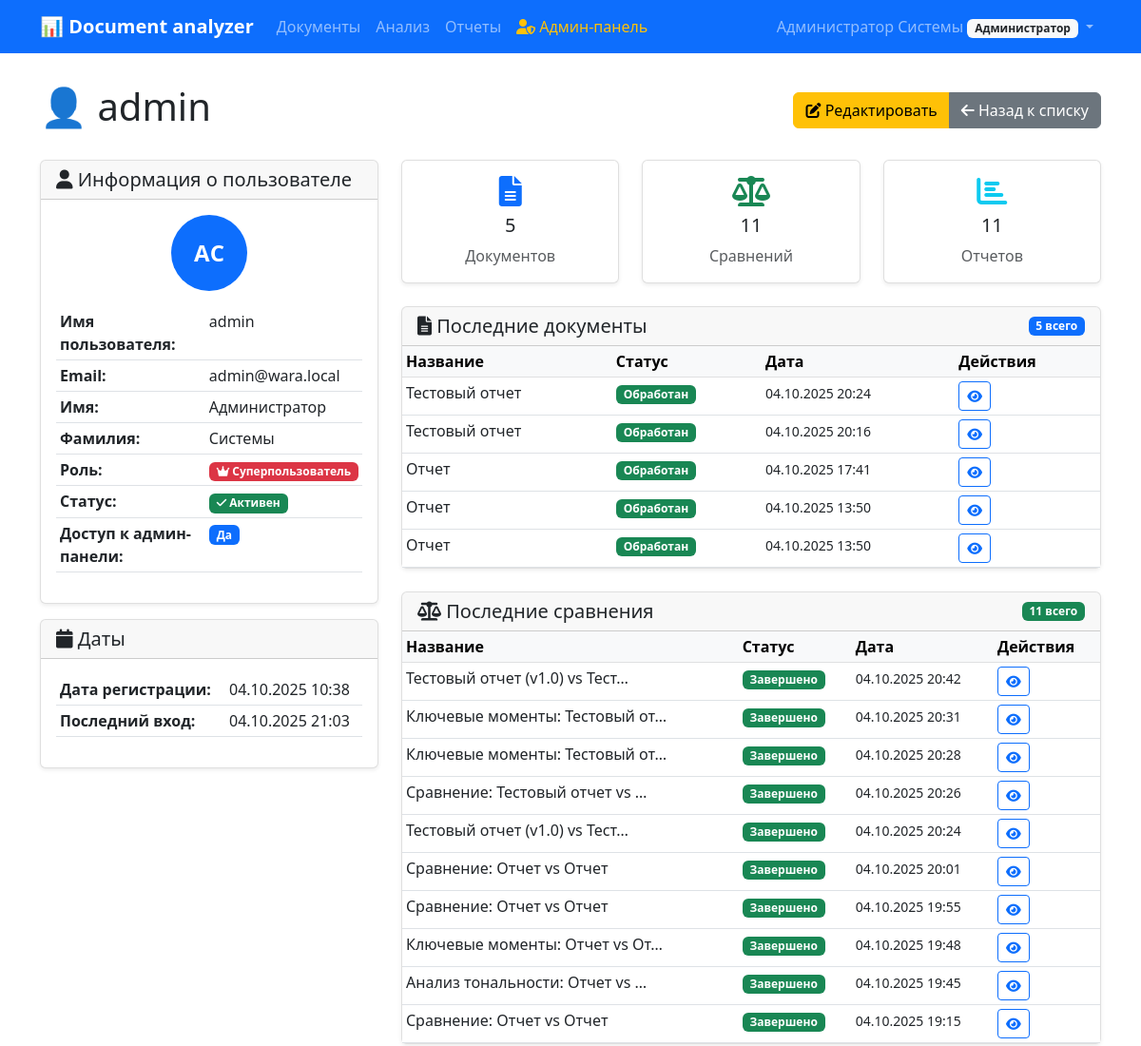
The page /users/admin/1/ (signed in, upper part) on the database as committed earlier.
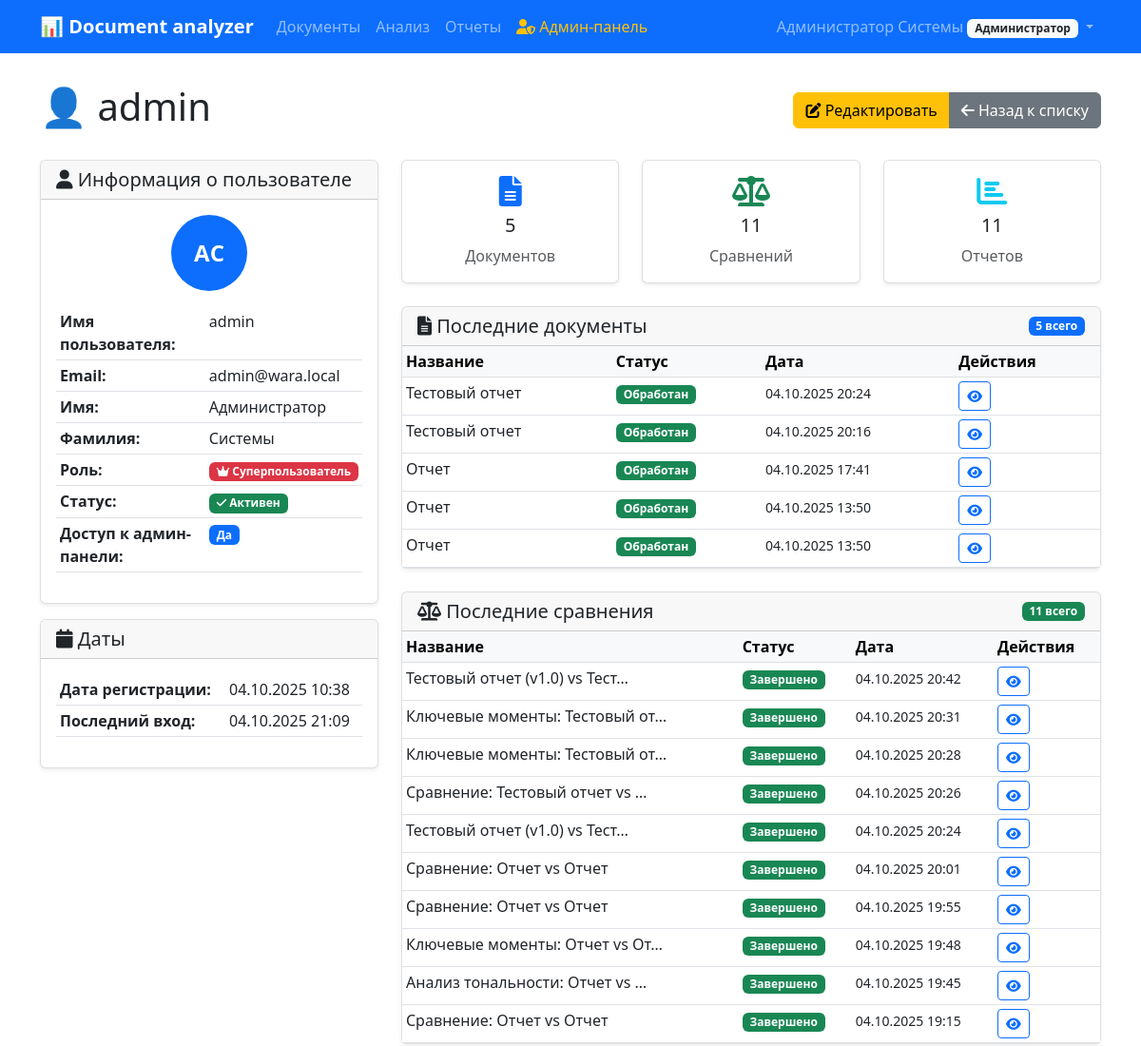
The same page on the database as committed later.
### users/models.py (models this page shows, shortened)
class User(AbstractUser):
    ROLE_CHOICES = [
        ('admin', 'Администратор'),
        ('manager', 'Руководитель'),
        ('viewer', 'Наблюдатель'),
    ]
    role = models.CharField(
        max_length=20,
        choices=ROLE_CHOICES,
        default='viewer',
        verbose_name='Роль'
    )
    department = models.CharField(
        max_length=100,
        blank=True,
        verbose_name='Отдел'
    )
    phone = models.CharField(
        max_length=20,
        blank=True,
        verbose_name='Телефон'
    )
    notification_settings = models.JSONField(
        default=dict,
        blank=True,
        verbose_name='Настройки уведомлений'
    )
    created_at = models.DateTimeField(
        auto_now_add=True,
        verbose_name='Дата создания'
    )
    updated_at = models.DateTimeField(
        auto_now=True,
        verbose_name='Дата обновления'
    )
    class Meta:
        verbose_name = 'Пользователь'
        verbose_name_plural = 'Пользователи'
        ordering = ['username']

### users/admin_views.py (the view)
# urls.py: path('admin/<int:pk>/', admin_views.AdminUserDetailView.as_view(), name='admin_detail'),
class AdminUserDetailView(AdminRequiredMixin, DetailView):
    model = User
    template_name = 'users/admin/user_detail.html'
    context_object_name = 'user_obj'
    def get_object(self):
        return get_object_or_404(User, pk=self.kwargs['pk'])
    def get_context_data(self, **kwargs):
        context = super().get_context_data(**kwargs)
        user_obj = self.get_object()
        documents_count = Document.objects.filter(user=user_obj).count()
        comparisons_count = Comparison.objects.filter(user=user_obj).count()
        reports_count = Report.objects.filter(user=user_obj).count()
        last_login = user_obj.last_login
        date_joined = user_obj.date_joined
        recent_documents = Document.objects.filter(user=user_obj).order_by('-upload_date')[:10]
        recent_comparisons = Comparison.objects.filter(user=user_obj).order_by('-created_date')[:10]
        recent_reports = Report.objects.filter(user=user_obj).order_by('-generated_date')[:10]
        context.update({
            'documents_count': documents_count,
            'comparisons_count': comparisons_count,
            'reports_count': reports_count,
            'last_login': last_login,
            'date_joined': date_joined,
            'recent_documents': recent_documents,
            'recent_comparisons': recent_comparisons,
            'recent_reports': recent_reports,
        })
        return context

### users/admin_views.py (called while the page is built)
    def test_func(self):
        return self.request.user.is_authenticated and (
            self.request.user.is_superuser or
            self.request.user.role == 'admin'
        )

### templates/users/admin/user_detail.html (shortened to what the changed rows need)
{% extends 'base/base.html' %}
{% block content %}
<div class="row">
    <div class="col-12">
        <div class="d-flex justify-content-between align-items-center mb-4">
            <h1>👤 {{ user_obj.username }}</h1>
            <div class="btn-group" role="group">
                <a href="{% url 'users:admin_edit' user_obj.pk %}" class="btn btn-warning">
                </a>
                <a href="{% url 'users:admin_list' %}" class="btn btn-secondary">
                </a>
            </div>
        </div>
        <div class="row">
            <div class="col-md-4">
                <div class="card">
                    <div class="card-body">
                        <div class="text-center mb-3">
                            <div class="avatar-lg bg-primary text-white rounded-circle d-inline-flex align-items-center justify-content-center">
                                {% if user_obj.first_name %}
                                    {{ user_obj.first_name|first }}{{ user_obj.last_name|first }}
                                {% else %}
                                    {{ user_obj.username|first|upper }}
                                {% endif %}
                            </div>
                        </div>
                        <table class="table table-sm">
                            <tr>
                                <td><strong>Имя пользователя:</strong></td>
                                <td>{{ user_obj.username }}</td>
                            </tr>
                            <tr>
                                <td><strong>Email:</strong></td>
                                <td>{{ user_obj.email|default:"—" }}</td>
                            </tr>
                            <tr>
                                <td><strong>Имя:</strong></td>
                                <td>{{ user_obj.first_name|default:"—" }}</td>
                            </tr>
                            <tr>
                                <td><strong>Фамилия:</strong></td>
                                <td>{{ user_obj.last_name|default:"—" }}</td>
                            </tr>
                        </table>
                    </div>
                </div>
                <div class="card mt-3">
                    <div class="card-body">
                        <table class="table table-sm">
                            <tr>
                                <td><strong>Дата регистрации:</strong></td>
                                <td>{{ date_joined|date:"d.m.Y H:i" }}</td>
                            </tr>
                            <tr>
                                <td><strong>Последний вход:</strong></td>
                                <td>
                                    {% if last_login %}
                                        {{ last_login|date:"d.m.Y H:i" }}
                                    {% else %}
                                        <span class="text-muted">Никогда</span>
                                    {% endif %}
                                </td>
                            </tr>
                        </table>
                    </div>
                </div>
            </div>
            <div class="col-md-8">
                {% if recent_documents %}
                    <div class="card mb-4">
                        <div class="card-body p-0">
                            <div class="table-responsive">
                                <table class="table table-sm mb-0">
                                    <thead class="table-light">
                                        <tr>
                                            <th>Название</th>
                                            <th>Статус</th>
                                            <th>Дата</th>
                                            <th>Действия</th>
                                        </tr>
                                    </thead>
                                </table>
                            </div>
                        </div>
                    </div>
                {% endif %}
                {% if recent_comparisons %}
                    <div class="card mb-4">
                        <div class="card-body p-0">
                            <div class="table-responsive">
                                <table class="table table-sm mb-0">
                                    <thead class="table-light">
                                        <tr>
                                            <th>Название</th>
                                            <th>Статус</th>
                                            <th>Дата</th>
                                            <th>Действия</th>
                                        </tr>
                                    </thead>
                                </table>
                            </div>
                        </div>
                    </div>
                {% endif %}
            </div>
        </div>
    </div>
</div>
{% endblock %}

### templates/base/base.html (shortened to what this page needs)
<!DOCTYPE html>
<html lang="ru">
<head>
    <link href="https://cdn.jsdelivr.net/npm/bootstrap@5.3.0/dist/css/bootstrap.min.css" rel="stylesheet">
    <link href="https://cdnjs.cloudflare.com/ajax/libs/font-awesome/6.0.0/css/all.min.css" rel="stylesheet">
</head>
<body>
    <nav class="navbar navbar-expand-lg navbar-dark bg-primary">
        <div class="container">
            <a class="navbar-brand" href="{% url 'documents:list' %}">
                📊 Document analyzer
            </a>
            <div class="collapse navbar-collapse" id="navbarNav">
                <ul class="navbar-nav me-auto">
                    <li class="nav-item">
                        <a class="nav-link" href="{% url 'documents:list' %}">Документы</a>
                    </li>
                    <li class="nav-item">
                        <a class="nav-link" href="{% url 'analysis:list' %}">Анализ</a>
                    </li>
                    <li class="nav-item">
                        <a class="nav-link" href="{% url 'reports:list' %}">Отчеты</a>
                    </li>
                    {% if user.is_authenticated and user.is_superuser or user.role == 'admin' %}
                        <li class="nav-item">
                            <a class="nav-link text-warning" href="{% url 'users:admin_list' %}">
                                <i class="fas fa-user-shield"></i> Админ-панель
                            </a>
                        </li>
                    {% endif %}
                </ul>
                <ul class="navbar-nav">
                    {% if user.is_authenticated %}
                        <li class="nav-item dropdown">
                            <a class="nav-link dropdown-toggle" href="#" role="button" data-bs-toggle="dropdown">
                                {{ user.get_full_name|default:user.username }}
                                <span class="badge bg-light text-dark">{{ user.get_role_display }}</span>
                            </a>
                        </li>
                    {% else %}
                        <li class="nav-item">
                            <a class="nav-link" href="{% url 'users:login' %}">Войти</a>
                        </li>
                    {% endif %}
                </ul>
            </div>
        </div>
    </nav>
    <div class="container main-content">
        {% block content %}{% endblock %}
    </div>
</body>
</html>

Rows that differ between the two databases and show on the page:
changed User "admin": last_login "04.10.2025 21:03" → "04.10.2025 21:09"
